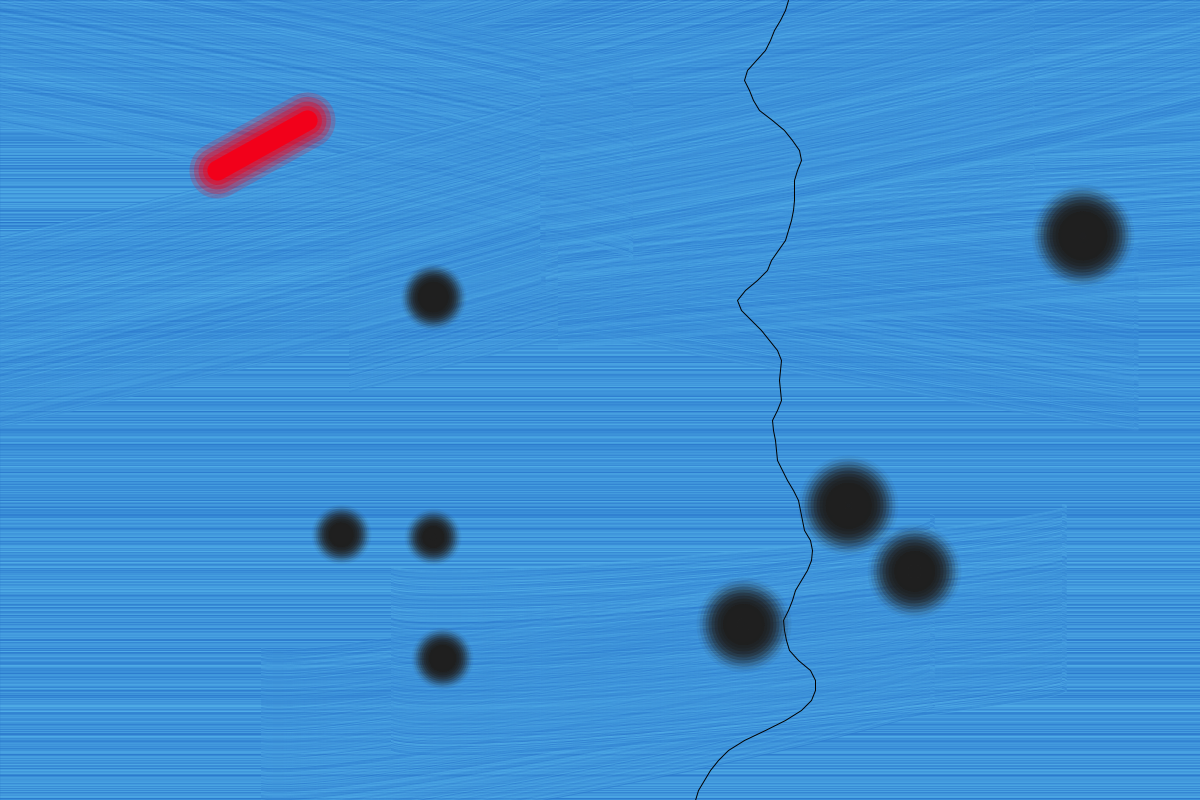
Frame 1 (no input)
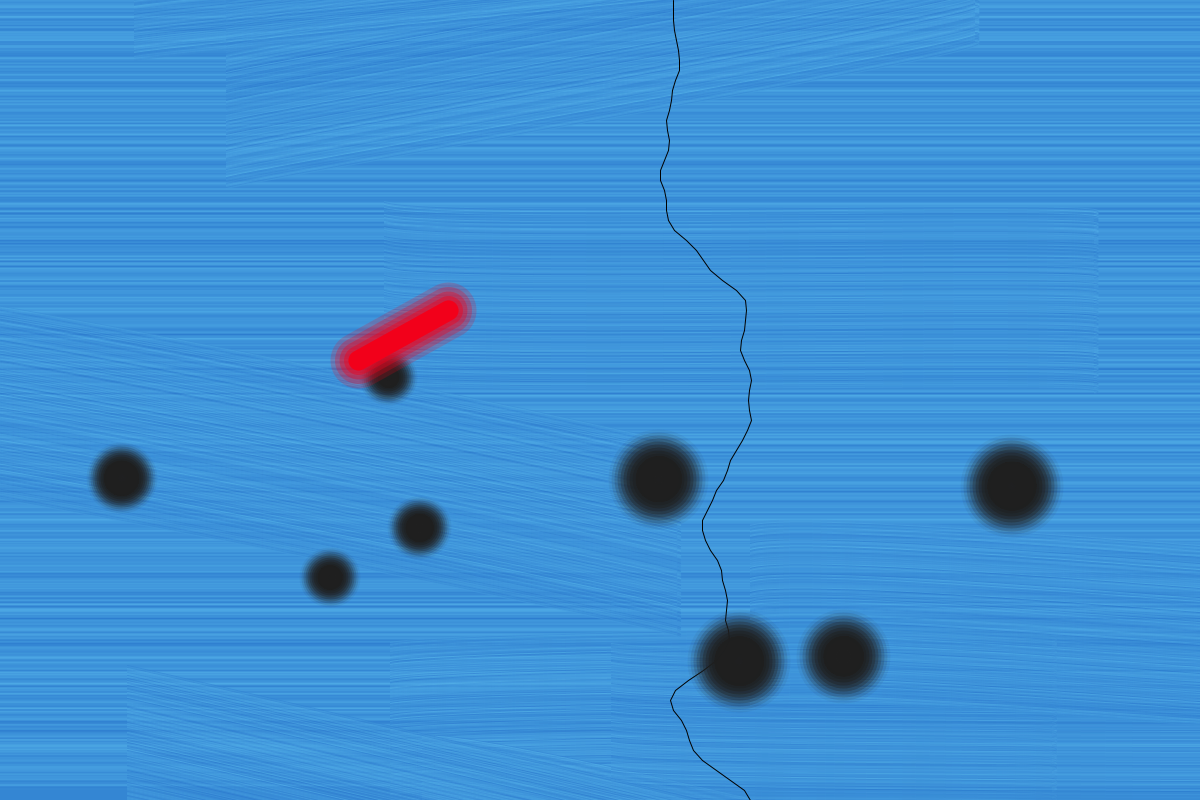
Frame 2 (the mouse pressed at the canvas centre, redrawn once)

The Processing sketch that drew these frames (run headless with seeded random() and noise(); the mouse was pressed at the canvas centre and the sketch redrawn once):

// Processing sketch: modernart_paint
// ── modernart_paint.pde
/*
 * A Joan Miro experiment
 * Modern Art series - Melanie Huang
 * 
 */

float x1, y1;
float x2, y2;
float x3, y3;
float x4, y4;

color from = color(38,115,202);
color to = color(89,185,236);
float xoff;

int num = 10;
int circles = 4;
float yoff = 0.0;  

void setup(){
  size(1200,800);
  noStroke();
  smooth(20);
  background(38,115,202);
  noLoop();
}

void draw(){ 
  for (int b = 0; b < height; b++) {
    xoff = xoff + 1;
    float n = noise(xoff);   
    noFill();
    color interA = lerpColor(from, to, n);  
    line(0,b,width,b);
    stroke(interA);
  }

  for (int a = 0; a < num; a++){
    x1 = random(-200,width/2+200);
    y1 = random(-200, height+200);
   
    x2 = x1 + 60;
    y2 = y1 + random(-20,30);
   
    x3 = x1 + random(700,900); //length
    y3 = y1 + random(-200,200); //direction
   
    x4 = x3 - 60;
    y4 = y3 + random(-30,20);

    float rand = random(180,200);
   
    for(int i = 0; i <= rand; i++) {
      xoff = xoff + 1;
      float n = noise(xoff);   
      noFill();
      color interA = lerpColor(from, to, n);  
      strokeWeight(1);
      bezier(x1, y1+i, x2, y2+i, x3, y3+i, x4, y4+i);
      stroke(interA,150);  
    }
   } 
   
   createLine();
   
   //left side ellipses
   for (int e = 0; e < circles; e++) {
     float ex = random(100, width/2-100);
     float ey = random(100, height-100);
     float r = random(20,40);
     
     fill(30,100);    
     for (int blur = 0; blur < 10; blur++){  
         stroke(30,150-(15*blur));
         strokeWeight(4*blur);
         ellipse(ex,ey,r,r);
     }
   } 
   
   float angle = 0;

   //right side ellipses
   for (int a = 0; a < circles; a++) {
     
     float ex = random(width/2, width-100);
     float ey = random(100, height-100);
     float r = random(40,50);
     
     fill(30,100);
     for (int blur = 0; blur < 10; blur++){  
         stroke(30,150-(15*blur));
         strokeWeight(6*blur);
         ellipse(ex,ey,r,r);
     }
   } 
   
   float lx = random(130,width/2);
   float ly = random(50, height/2);
 
  
   for (int blur = 0; blur < 5; blur++){  
      stroke(242, 0, 26, 130-(20*blur));
      strokeWeight(20+(9*blur));
      line(lx, ly, lx+90, ly-50); 
   }
     
   stroke(242, 0, 26);
   strokeWeight(20);
   line(lx, ly, lx+90, ly-50); 
}

void createLine() {
  strokeWeight(1);
  stroke(0);
  noFill();

  beginShape(); 
  float yoff = 0;      
  float y;
  for (y = 0; y <= height; y += 10) {
    float x = map(noise(xoff, yoff), 0, 1, 600,900);
    vertex(x, y); 
    yoff += 0.05;
  }
  xoff += 1;
  endShape();
  
}

void mousePressed() {
  clear();
  background(38,115,202);
  redraw();
}
